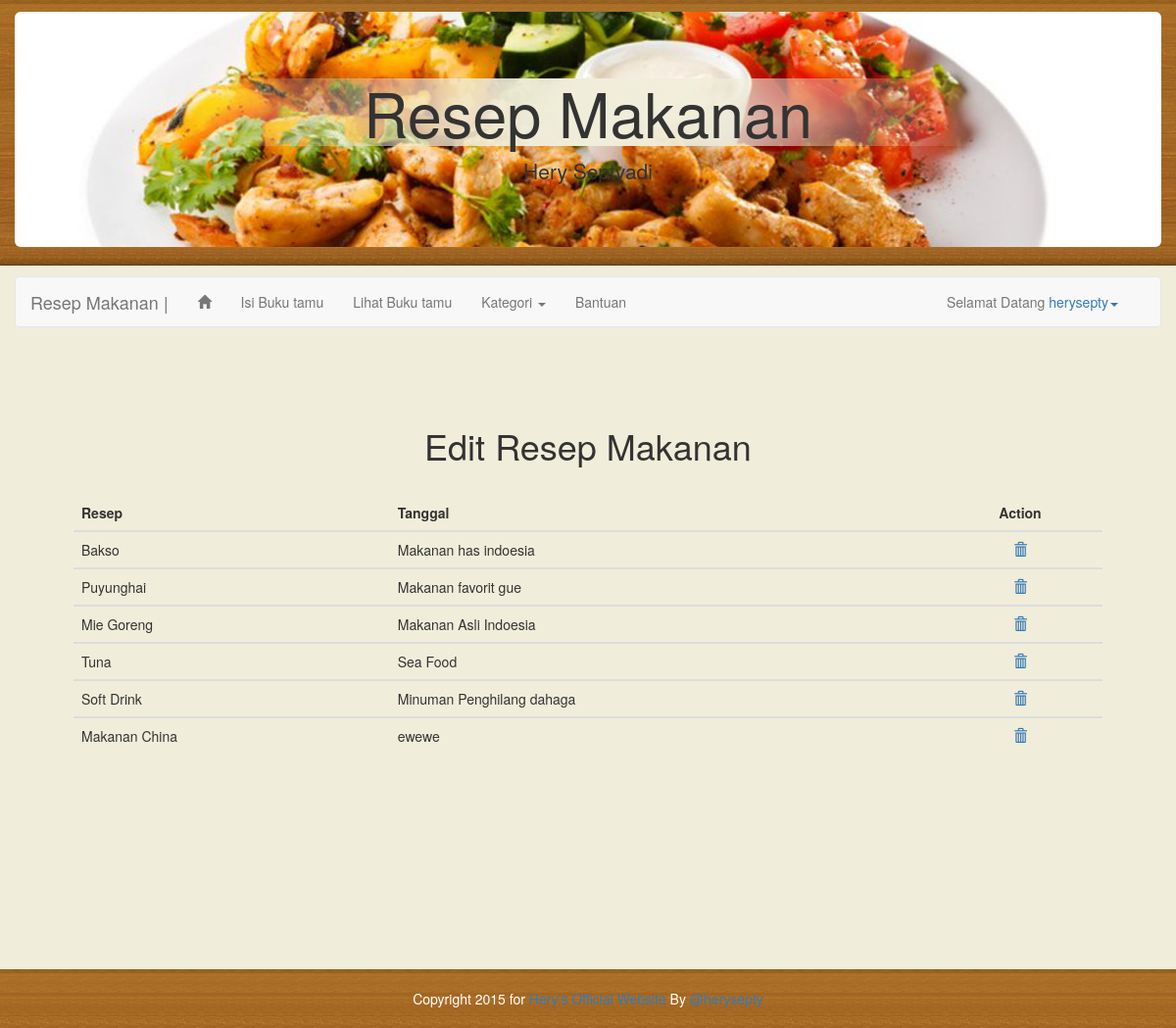
/index.php?page=recipe (signed in), run on the app's committed database.
### tables this page shows
CREATE TABLE `recipe` (
  `Id` varchar(11) NOT NULL DEFAULT '',
  `title_resep` varchar(255) DEFAULT NULL,
  `dir_image` varchar(100) DEFAULT NULL,
  `descript` text,
  `date` date DEFAULT NULL,
  `status` varchar(5) DEFAULT NULL,
  `rating` int(3) DEFAULT NULL,
  `id_user` varchar(25) DEFAULT NULL,
  `category` varchar(100) DEFAULT NULL,
  PRIMARY KEY (`Id`)
);

### controller/conn.class.php (called while the page is built, shortened)
<?php
class Conn{
	private $db_host;
    private $db_username;
    private $db_password;
    private $db_name;
	function __construct(){
        $this->db_host = "localhost";
        $this->db_username = "root";
        $this->db_password = "";
        $this->db_name = "db_resepmakanan";
    }
    public function openConn(){
        $this->link_id=mysql_connect($this->db_host,$this->db_username,$this->db_password);
        return mysql_select_db($this->db_name,$this->link_id)or die("UNABLE TO SELECT DATABASE");
    }
}
?>

### controller/sql.class.php (called while the page is built, shortened)
<?php
require_once "conn.class.php";
class Sql extends Conn{
    private $result;
    function execute($query){
        $this->sql=$query;
        $this->result=mysql_query($this->sql) or die(mysql_error()."".$query);
    }
    function getArray(){
        $this->row=mysql_fetch_array($this->result,MYSQL_NUM);
        return $this->row;
    }
    function getRecord($thisField,$thisTable){
        return $Q=$this->execute("SELECT $thisField FROM $thisTable");
    }
}
?>

### template/recipe.php (the view, shortened to what this page needs)
<div class="container hs-content" style="padding:60px;">
	<div class="row">
		<div class="col-md-6 col-md-offset-3">
		</div>
	</div>
	<div class="row">
		<div class="col-md-12">
			<table class="table table-hover">
			<h1 class="text-center">Edit Resep Makanan</h1><br/>
			<thead>
				<tr>
					<th>Resep</th>
					<th>Tanggal</th>
					<th colspan="2" class="text-center">Action</th>
				</tr>
			</thead>
			<?php
				$user->getRecord('*','recipe');
				while($getData=$user->getArray()){
					echo '
					<tbody>
					<tr>
						<td>'.$getData[1].'</td>
						<td>'.$getData[3].'</td>
						<td class="text-center"><a href="index.php?page=recipe&execute=delete&id='.$getData[0].'"><span class="glyphicon glyphicon-trash" style=""></span></a></td>
					</tr>
				</tbody>
					';
				}
			?>
			</table>
		</div>
	</div>
</div>

### assets/css/style.hs.css (style rules this page uses)
html { position: relative; min-height: 100%; }
body { margin-bottom: 200px; }
.index-hs { background: url('../img/layout/bg.png') repeat-x; background-color: #f0edda; }

### data on the page
recipe: title_resep "Bakso", descript "Makanan has indoesia"
recipe: title_resep "Puyunghai", descript "Makanan favorit gue"
recipe: title_resep "Mie Goreng", descript "Makanan Asli Indoesia"
recipe: title_resep "Tuna", descript "Sea Food"
recipe: title_resep "Soft Drink", descript "Minuman Penghilang dahaga"
recipe: title_resep "Makanan China", descript "ewewe"

### other printed values
$user->getSession() "herysepty"
